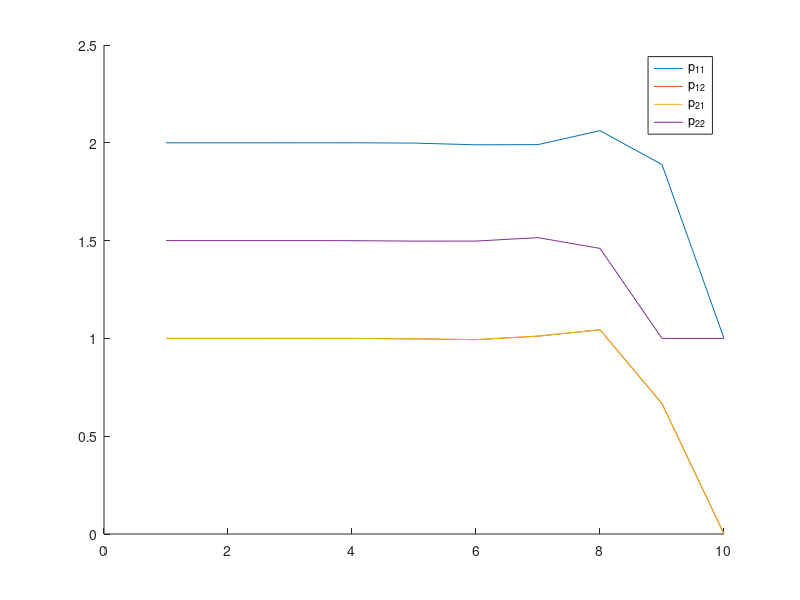

MATLAB code for this plot:
T = 1;
A = [1 T; 0 1];
B = [T^2/2; T];
Q = [1 0; 0 0];
R = 1;

N = 10;
P = cell(N);
P{N} = [1 0;0 1];
p11 = zeros(1,N);p11(N) = P{N}(1,1);
p12 = zeros(1,N);p12(N) = P{N}(1,2);
p21 = zeros(1,N);p21(N) = P{N}(2,1);
p22 = zeros(1,N);p22(N) = P{N}(2,2);
%% Solving Riccati Equation
for i = N-1:-1:1
    P{i} = Q + A' * P{i+1} * A - A' * P{i+1} * B * inv(R + B' * P{i+1} * B) * B' * P{i+1} * A;
    p11(i) = P{i}(1,1);
    p12(i) = P{i}(1,2);
    p21(i) = P{i}(2,1);
    p22(i) = P{i}(2,2);
end
control_gain = inv(R + B' * P{1} * B) * B' * P{1} * A
%% Plot
figure; hold on;
plot(p11)
plot(p12)
plot(p21)
plot(p22)
legend("p_{11}", "p_{12}", "p_{21}", "p_{22}")
%% LQR
[k, p] = dlqr(A, B, Q, R);